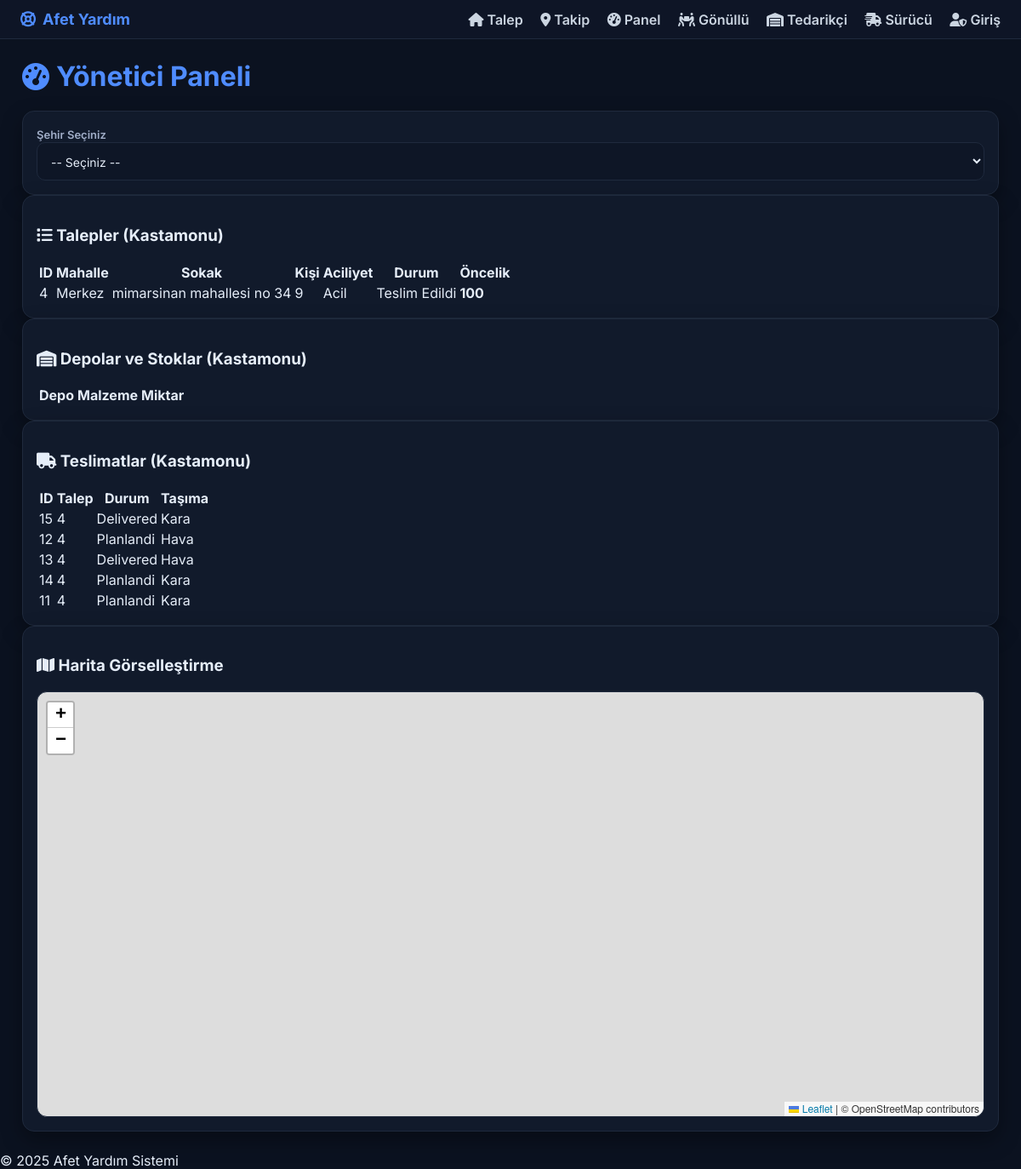
/dashboard.php?sehir=Kastamonu (signed in), run on the app's committed database.
### tables this page shows
CREATE TABLE `talepler` (
  `id` int(11) NOT NULL,
  `kullanici_id` int(11) DEFAULT NULL,
  `sehir` varchar(100) DEFAULT NULL,
  `mahalle` varchar(100) DEFAULT NULL,
  `sokak` varchar(255) DEFAULT NULL,
  `latitude` decimal(9,6) DEFAULT NULL,
  `longitude` decimal(9,6) DEFAULT NULL,
  `kisi_sayisi` int(11) NOT NULL,
  `aciliyet_seviyesi` varchar(20) DEFAULT 'Orta',
  `aciklama` text DEFAULT NULL,
  `ikamet` varchar(200) DEFAULT NULL,
  `telefon` varchar(50) DEFAULT NULL,
  `durum` varchar(30) DEFAULT 'Beklemede',
  `created_at` datetime DEFAULT current_timestamp()
);

CREATE TABLE `tedarikciler` (
  `id` int(11) NOT NULL,
  `ad` varchar(150) NOT NULL,
  `sehir` varchar(100) DEFAULT NULL,
  `latitude` decimal(9,6) DEFAULT NULL,
  `longitude` decimal(9,6) DEFAULT NULL,
  `kapasite` int(11) DEFAULT NULL,
  `yerel_mi` tinyint(1) DEFAULT 1,
  `kayit_tarihi` datetime DEFAULT current_timestamp()
);

CREATE TABLE `teslimatlar` (
  `id` int(11) NOT NULL,
  `talep_id` int(11) NOT NULL,
  `tedarikci_id` int(11) NOT NULL,
  `tasima_modu` varchar(20) DEFAULT 'Kara',
  `rota_aciklama` text DEFAULT NULL,
  `teslimat_tarihi` datetime DEFAULT NULL,
  `durum` varchar(30) DEFAULT 'Planlandi',
  `malzeme_id` int(11) DEFAULT NULL,
  `surucu_id` int(11) DEFAULT NULL
);

### lib/Geo.php (called while the page is built, shortened)
<?php
class Geo {
    public static function clampTurkey($lat, $lng){
        if ($lat < 35.8) $lat = 35.8;
        if ($lng < 25.6) $lng = 25.6;
        return [$lat, $lng];
    }
    public static function distanceKm($lat1, $lng1, $lat2, $lng2){
        $R = 6371.0;
        $dLat = deg2rad($lat2 - $lat1);
        $dLng = deg2rad($lng2 - $lng1);
        $a = sin($dLat/2) * sin($dLat/2) +
             cos(deg2rad($lat1)) * cos(deg2rad($lat2)) *
             sin($dLng/2) * sin($dLng/2);
        $c = 2 * atan2(sqrt($a), sqrt(1 - $a));
        return $R * $c;
    }
    public static function isValid($lat, $lng){
        return is_numeric($lat) && is_numeric($lng) &&
               $lat >= -90 && $lat <= 90 && $lng >= -180 && $lng <= 180;
    }
}

### lib/Priority.php (called while the page is built, shortened)
<?php
require_once __DIR__.'/Geo.php';
class Priority {
    public static function calculate(
        int $kisi,
        string $acil,
        array $needsList,
        ?float $lat = null,
        ?float $lng = null,
        PDO $pdo = null
    ): int {
        $base = 40;
        $w_people = min(40, max(0, $kisi) * 4);
        if ($acil === 'CokAcil') {
            $w_acil = 30;
        } elseif ($acil === 'Acil') {
            $w_acil = 20;
        } else {
            $w_acil = 10;
        }
        $hasCritical = (!empty($needsList['su']) || !empty($needsList['ilac'])) ? 15 : 5;
        $w_distance = 0;
        if ($pdo && $lat !== null && $lng !== null && Geo::isValid($lat, $lng)) {
            list($lat, $lng) = Geo::clampTurkey($lat, $lng);
            $depots = $pdo->query("SELECT latitude, longitude FROM tedarikciler")->fetchAll();
            $minDist = INF;
            foreach ($depots as $d) {
                $dLat = $d['latitude'] ?? null;
                $dLng = $d['longitude'] ?? null;
                if ($dLat !== null && $dLng !== null && Geo::isValid($dLat, $dLng)) {
                    $dist = Geo::distanceKm($lat, $lng, (float)$dLat, (float)$dLng);
                    if ($dist !== null && $dist < $minDist) {
                        $minDist = $dist;
                    }
                }
            }
            if ($minDist === INF) {
                $w_distance = 0;
            } elseif ($minDist < 10) {
                $w_distance = 0;
            } elseif ($minDist < 50) {
                $w_distance = 10;
            } else {
                $w_distance = 20;
            }
        }
        $score = $base + $w_people + $w_acil + $hasCritical + $w_distance;
        return max(0, min(100, (int)$score));
    }
}

### dashboard.php (the view, shortened to what this page needs)
<?php
require_once 'lib/Priority.php';
require_once 'lib/Geo.php';
include 'templates/header.php';
$sehir = $_GET['sehir'] ?? '';
?>
<div class="container">
  <h1 class="title"><i class="fa-solid fa-gauge-high"></i> Yönetici Paneli</h1>
  <form method="GET" class="card">
    <label>Şehir Seçiniz</label>
    <select name="sehir" onchange="this.form.submit()">
      <option value="">-- Seçiniz --</option>
    </select>
  </form>
  <?php if($sehir): ?>
  <div class="card">
    <h3><i class="fa-solid fa-list"></i> Talepler (<?php echo htmlspecialchars($sehir); ?>)</h3>
    <table>
      <thead>
        <tr>
          <th>ID</th><th>Mahalle</th><th>Sokak</th><th>Kişi</th><th>Aciliyet</th><th>Durum</th><th>Öncelik</th>
        </tr>
      </thead>
      <tbody>
        <?php
        $stmt = $pdo->prepare("SELECT * FROM talepler WHERE sehir=? ORDER BY created_at DESC");
        $stmt->execute([$sehir]);
        $rows = $stmt->fetchAll();
        foreach($rows as $r){
          $lat = $r['latitude'];
          $lng = $r['longitude'];
          $score = Priority::calculate(
            intval($r['kisi_sayisi']),
            $r['aciliyet_seviyesi'],
            [],
            $lat,
            $lng,
            $pdo
          );
          echo "<tr>
            <td>{$r['id']}</td><td>{$r['mahalle']}</td><td>{$r['sokak']}</td>
            <td>{$r['kisi_sayisi']}</td><td>{$r['aciliyet_seviyesi']}</td>
            <td>{$r['durum']}</td><td><strong>{$score}</strong></td>
          </tr>";
        }
        ?>
      </tbody>
    </table>
  </div>
  <div class="card">
    <h3><i class="fa-solid fa-warehouse"></i> Depolar ve Stoklar (<?php echo htmlspecialchars($sehir); ?>)</h3>
    <table>
      <thead><tr><th>Depo</th><th>Malzeme</th><th>Miktar</th></tr></thead>
    </table>
  </div>
  <div class="card">
    <h3><i class="fa-solid fa-truck"></i> Teslimatlar (<?php echo htmlspecialchars($sehir); ?>)</h3>
    <table>
      <thead><tr><th>ID</th><th>Talep</th><th>Durum</th><th>Taşıma</th></tr></thead>
      <tbody>
        <?php
        $stmt = $pdo->prepare("
          SELECT t.id, t.talep_id, t.durum, t.tasima_modu AS tasima_turu, t.tedarikci_id,
                 tp.latitude AS talep_lat, tp.longitude AS talep_lng,
                 d.latitude AS depo_lat, d.longitude AS depo_lng, d.ad AS depo_ad
          FROM teslimatlar t
          JOIN talepler tp ON t.talep_id = tp.id
          JOIN tedarikciler d ON t.tedarikci_id = d.id
          WHERE tp.sehir = ?
          ORDER BY t.teslimat_tarihi DESC
        ");
        $stmt->execute([$sehir]);
        foreach($stmt as $row){
          echo "<tr>
            <td>{$row['id']}</td><td>{$row['talep_id']}</td>
            <td>{$row['durum']}</td><td>{$row['tasima_turu']}</td>
          </tr>";
        }
        ?>
      </tbody>
    </table>
  </div>
  <div class="card">
    <h3><i class="fa-solid fa-map"></i> Harita Görselleştirme</h3>
    <div id="map" style="height:500px;"></div>
  </div>
  <?php endif; ?>
</div>
<?php include 'templates/footer.php'; ?>

### assets/css/style.css (style rules this page uses)
:root { --bg:#0b1220; --card:#111a2b; --border:#1f2a3d; --text:#e5edf8; --muted:#a1aec8; --primary:#4f8cff; --primary-dark:#3b6ed6; --accent:#22c55e; --warning:#f59e0b; --danger:#ef4444; }
* { box-sizing:border-box }
html,body { height:100% }
body { font-family:'Inter',system-ui,sans-serif;background:var(--bg);color:var(--text);margin:0 }
.container { max-width:1180px;margin:24px auto;padding:0 16px }
.title { color:var(--primary);display:flex;align-items:center;gap:8px;font-weight:700 }
.card { background:var(--card);border:1px solid var(--border);border-radius:14px;padding:16px;box-shadow:0 10px 24px rgba(0,0,0,.35);transition:.2s }
label { font-size:13px;color:var(--muted);font-weight:600 }
input,select,textarea,button { font-family:inherit }
input,select,textarea { width:100%;padding:12px;border:1px solid var(--border);border-radius:10px;background:#0e1626;color:var(--text);font-size:14px }
#map,#dashMap,#trackMap,#volMap,#driverMap { height:360px;border:1px solid var(--border);border-radius:12px }

### data on the page
talepler: id "4", mahalle "Merkez", sokak "mimarsinan mahallesi no 34", kisi_sayisi "9", aciliyet_seviyesi "Acil", durum "Teslim Edildi", score "100"
teslimatlar: id "15", talep "4", durum "Delivered", tasima_modu "Kara"
teslimatlar: id "12", talep "4", durum "Planlandi", tasima_modu "Hava"
teslimatlar: id "13", talep "4", durum "Delivered", tasima_modu "Hava"
teslimatlar: id "14", talep "4", durum "Planlandi", tasima_modu "Kara"
teslimatlar: id "11", talep "4", durum "Planlandi", tasima_modu "Kara"

### other printed values
$sehir "Kastamonu"
